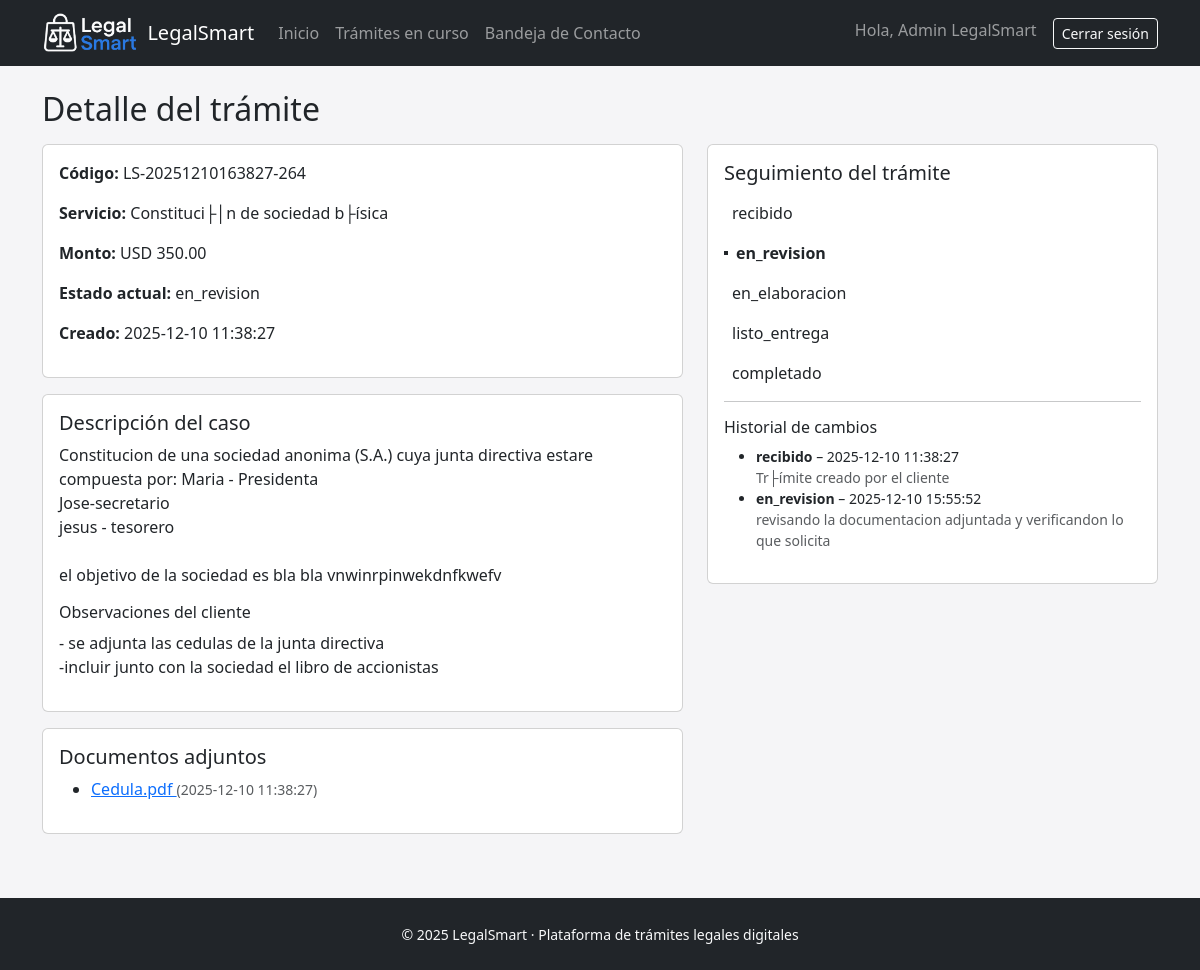
The app's page /tramite_detalle.php?id=1 (signed in) with its own data.
### tables this page shows
CREATE TABLE `tramites` (
  `id` int NOT NULL AUTO_INCREMENT,
  `id_usuario` int NOT NULL,
  `id_servicio` int NOT NULL,
  `codigo_tramite` varchar(30) NOT NULL,
  `descripcion` text,
  `estado_actual` enum('recibido','en_revision','en_elaboracion','listo_entrega','completado','cancelado') NOT NULL DEFAULT 'recibido',
  `monto` decimal(10,2) NOT NULL,
  `observaciones_cliente` text,
  `observaciones_internas` text,
  `fecha_creacion` datetime NOT NULL DEFAULT CURRENT_TIMESTAMP,
  `fecha_actualizacion` datetime NOT NULL DEFAULT CURRENT_TIMESTAMP ON UPDATE CURRENT_TIMESTAMP,
  PRIMARY KEY (`id`),
  UNIQUE KEY `codigo_tramite` (`codigo_tramite`),
  KEY `fk_tramite_usuario` (`id_usuario`),
  KEY `fk_tramite_servicio` (`id_servicio`),
  CONSTRAINT `fk_tramite_servicio` FOREIGN KEY (`id_servicio`) REFERENCES `servicios` (`id`),
  CONSTRAINT `fk_tramite_usuario` FOREIGN KEY (`id_usuario`) REFERENCES `usuarios` (`id`)
);

CREATE TABLE `servicios` (
  `id` int NOT NULL AUTO_INCREMENT,
  `nombre` varchar(150) NOT NULL,
  `descripcion` text NOT NULL,
  `precio` decimal(10,2) NOT NULL,
  `tiempo_estimado` varchar(100) DEFAULT NULL,
  `slug` varchar(160) DEFAULT NULL,
  `activo` tinyint(1) NOT NULL DEFAULT '1',
  `detalle` longtext,
  `documentos_json` longtext,
  PRIMARY KEY (`id`)
);

CREATE TABLE `archivos_tramite` (
  `id` int NOT NULL AUTO_INCREMENT,
  `id_tramite` int NOT NULL,
  `nombre_archivo` varchar(255) NOT NULL,
  `ruta_archivo` varchar(255) NOT NULL,
  `fecha_subida` datetime NOT NULL DEFAULT CURRENT_TIMESTAMP,
  PRIMARY KEY (`id`),
  KEY `fk_archivo_tramite` (`id_tramite`),
  CONSTRAINT `fk_archivo_tramite` FOREIGN KEY (`id_tramite`) REFERENCES `tramites` (`id`)
);

CREATE TABLE `historial_estados` (
  `id` int NOT NULL AUTO_INCREMENT,
  `id_tramite` int NOT NULL,
  `estado` enum('recibido','en_revision','en_elaboracion','listo_entrega','completado','cancelado') NOT NULL,
  `comentario` text,
  `fecha_cambio` datetime NOT NULL DEFAULT CURRENT_TIMESTAMP,
  PRIMARY KEY (`id`),
  KEY `fk_hist_tramite` (`id_tramite`),
  CONSTRAINT `fk_hist_tramite` FOREIGN KEY (`id_tramite`) REFERENCES `tramites` (`id`)
);

### tramite_detalle.php (the view, shortened to what this page needs)
<?php
require_once __DIR__ . '/config/db.php';
$idTramite = isset($_GET['id']) ? (int)$_GET['id'] : 0;
$stmt = $pdo->prepare("
    SELECT t.*, s.nombre AS servicio_nombre
    FROM tramites t
    JOIN servicios s ON s.id = t.id_servicio
    WHERE t.id = ? AND t.id_usuario = ?
");
$stmt->execute([$idTramite, $_SESSION['user_id']]);
$tramite = $stmt->fetch(PDO::FETCH_ASSOC);
$stmtHist = $pdo->prepare("
    SELECT * FROM historial_estados
    WHERE id_tramite = ?
    ORDER BY fecha_cambio ASC
");
$stmtHist->execute([$idTramite]);
$historial = $stmtHist->fetchAll(PDO::FETCH_ASSOC);
$stmtArch = $pdo->prepare("
    SELECT * FROM archivos_tramite WHERE id_tramite = ?
");
$stmtArch->execute([$idTramite]);
$archivos = $stmtArch->fetchAll(PDO::FETCH_ASSOC);
$ordenEstados = ['recibido','en_revision','en_elaboracion','listo_entrega','completado'];
$estadoActual = $tramite['estado_actual'];
require_once __DIR__ . '/includes/header.php';
require_once __DIR__ . '/includes/navbar.php';
?>
<div class="container">
  <h2 class="mb-3">Detalle del trámite</h2>
  <div class="row">
    <div class="col-md-7">
      <div class="card mb-3">
        <div class="card-body">
          <p><strong>Código:</strong> <?= htmlspecialchars($tramite['codigo_tramite']); ?></p>
          <p><strong>Servicio:</strong> <?= htmlspecialchars($tramite['servicio_nombre']); ?></p>
          <p><strong>Monto:</strong> USD <?= number_format($tramite['monto'], 2); ?></p>
          <p><strong>Estado actual:</strong> <?= htmlspecialchars($estadoActual); ?></p>
          <p><strong>Creado:</strong> <?= htmlspecialchars($tramite['fecha_creacion']); ?></p>
        </div>
      </div>
      <div class="card mb-3">
        <div class="card-body">
          <h5>Descripción del caso</h5>
          <p><?= nl2br(htmlspecialchars($tramite['descripcion'])); ?></p>
          <?php if (!empty($tramite['observaciones_cliente'])): ?>
            <h6 class="mt-3">Observaciones del cliente</h6>
            <p><?= nl2br(htmlspecialchars($tramite['observaciones_cliente'])); ?></p>
          <?php endif; ?>
        </div>
      </div>
      <?php if ($archivos): ?>
        <div class="card mb-3">
          <div class="card-body">
            <h5>Documentos adjuntos</h5>
            <ul>
              <?php foreach ($archivos as $a): ?>
                <li>
                  <a href="<?= htmlspecialchars($a['ruta_archivo']); ?>" target="_blank">
                    <?= htmlspecialchars($a['nombre_archivo']); ?>
                  </a>
                  <span class="text-muted small"> (<?= htmlspecialchars($a['fecha_subida']); ?>)</span>
                </li>
              <?php endforeach; ?>
            </ul>
          </div>
        </div>
      <?php endif; ?>
    </div>
    <div class="col-md-5">
      <div class="card mb-3">
        <div class="card-body">
          <h5 class="mb-3">Seguimiento del trámite</h5>
          <div class="d-flex flex-column gap-3">
            <?php foreach ($ordenEstados as $estado):
                $completado = false;
                foreach ($historial as $h) {
                    if ($h['estado'] === $estado) {
                        $completado = true;
                        break;
                    }
                }
                $activo = $estado === $estadoActual;
            ?>
              <div class="d-flex align-items-center">
                <span class="timeline-step me-2
                    <?= $completado ? 'bg-success' : 'bg-secondary'; ?>
                    <?= $activo ? ' border border-2 border-dark' : ''; ?>">
                </span>
                <span class="<?= $activo ? 'fw-bold' : ''; ?>">
                  <?= htmlspecialchars($estado); ?>
                </span>
              </div>
            <?php endforeach; ?>
          </div>
          <hr>
          <h6 class="mt-3">Historial de cambios</h6>
          <?php if ($historial): ?>
            <ul class="small">
              <?php foreach ($historial as $h): ?>
                <li>
                  <strong><?= htmlspecialchars($h['estado']); ?></strong>
                  – <?= htmlspecialchars($h['fecha_cambio']); ?>
                  <?php if (!empty($h['comentario'])): ?>
                    <br><span class="text-muted"><?= htmlspecialchars($h['comentario']); ?></span>
                  <?php endif; ?>
                </li>
              <?php endforeach; ?>
            </ul>
          <?php else: ?>
            <p class="small text-muted">Aún no hay cambios registrados.</p>
          <?php endif; ?>
        </div>
      </div>
    </div>
  </div>
</div>
<?php require_once __DIR__ . '/includes/footer.php'; ?>

### assets/css/style.css (style rules this page uses)
body.bg-light { background-color: #f5f5f7 !important; }

### records on screen
tramites: codigo_tramite "LS-20251210163827-264", id_servicio.nombre "Constituci├│n de sociedad b├ísica", monto "350.00", estado_actual "en_revision", fecha_creacion "2025-12-10 11:38:27", descripcion "Constitucion de una sociedad anonima (S.A.) cuya junta directiva estare compuesta por: Maria - Presidenta Jose-secretario jesus - tesorero el objetivo de la sociedad es bla bla vnwinrpinwekdnfkwefv", observaciones_cliente "- se adjunta las cedulas de la junta directiva -incluir junto con la sociedad el libro de accionistas"
archivos_tramite: nombre_archivo "Cedula.pdf", fecha_subida "2025-12-10 11:38:27"
historial_estados: estado "recibido", fecha_cambio "2025-12-10 11:38:27", comentario "Tr├ímite creado por el cliente"
historial_estados: estado "en_revision", fecha_cambio "2025-12-10 15:55:52", comentario "revisando la documentacion adjuntada y verificandon lo que solicita"

### other values on screen
$_SESSION['user_nombre'] "Admin LegalSmart"
$estado "recibido"
$estado "en_revision"
$estado "en_elaboracion"
$estado "listo_entrega"
$estado "completado"
